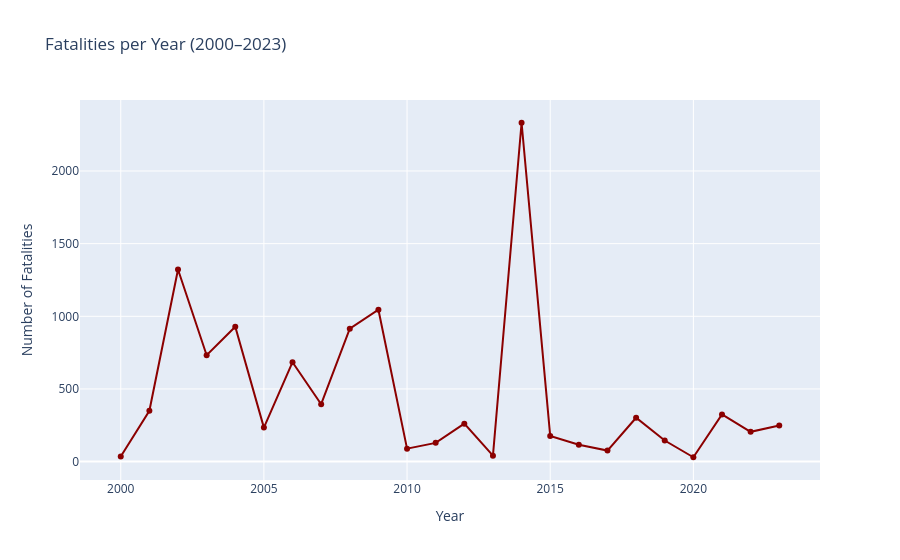

The notebook cell this image was saved under:
### Markdown cell above
## Time vs. Intensity (The Annual Surge)

This compares the year against citizenship to see which years were the "turning points" for each group

### Code cell
#  Fatalities per year  ──
year_counts = df['year'].value_counts().sort_index().reset_index()
year_counts.columns = ['year', 'count']

fig1 = px.line(year_counts, x='year', y='count', markers=True,
               title='Fatalities per Year (2000–2023)',
               labels={'year': 'Year', 'count': 'Number of Fatalities'},
               color_discrete_sequence=['darkred'])
fig1.show()

### Figure 1 — Plotly figure (JSON) as saved in the notebook; plotly's stock layout.template omitted (floating-point values rounded to 4 significant figures)
{"data": [{"hovertemplate": "Year=%{x}<br>Number of Fatalities=%{y}<extra></extra>", "legendgroup": "", "line": {"color": "darkred", "dash": "solid"}, "marker": {"symbol": "circle"}, "mode": "lines+markers", "name": "", "orientation": "v", "showlegend": false, "type": "scatter", "x": [2000, 2001, 2002, 2003, 2004, 2005, 2006, 2007, 2008, 2009, 2010, 2011, 2012, 2013, 2014, 2015, 2016, 2017, 2018, 2019, 2020, 2021, 2022, 2023], "xaxis": "x", "y": [35, 350, 1322, 732, 928, 234, 684, 395, 915, 1045, 89, 129, 261, 41, 2332, 177, 116, 76, 302, 145, 30, 325, 205, 249], "yaxis": "y"}], "layout": {"legend": {"tracegroupgap": 0}, "title": {"text": "Fatalities per Year (2000–2023)"}, "xaxis": {"anchor": "y", "domain": [0, 1], "title": {"text": "Year"}}, "yaxis": {"anchor": "x", "domain": [0, 1], "title": {"text": "Number of Fatalities"}}}}
